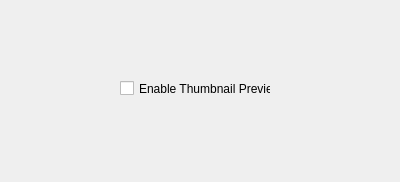
<?xml version="1.0" encoding="UTF-8"?>
<ui version="4.0">
 <class>MainWindow</class>
 <widget class="QMainWindow" name="MainWindow">
  <property name="geometry">
   <rect>
    <x>0</x>
    <y>0</y>
    <width>400</width>
    <height>182</height>
   </rect>
  </property>
  <property name="windowTitle">
   <string>MainWindow</string>
  </property>
  <widget class="QWidget" name="centralWidget">
   <widget class="QCheckBox" name="cbThumbnailPreview">
    <property name="geometry">
     <rect>
      <x>120</x>
      <y>80</y>
      <width>151</width>
      <height>17</height>
     </rect>
    </property>
    <property name="text">
     <string>Enable Thumbnail Preview</string>
    </property>
   </widget>
  </widget>
 </widget>
 <layoutdefault spacing="6" margin="11"/>
 <resources/>
 <connections/>
</ui>
